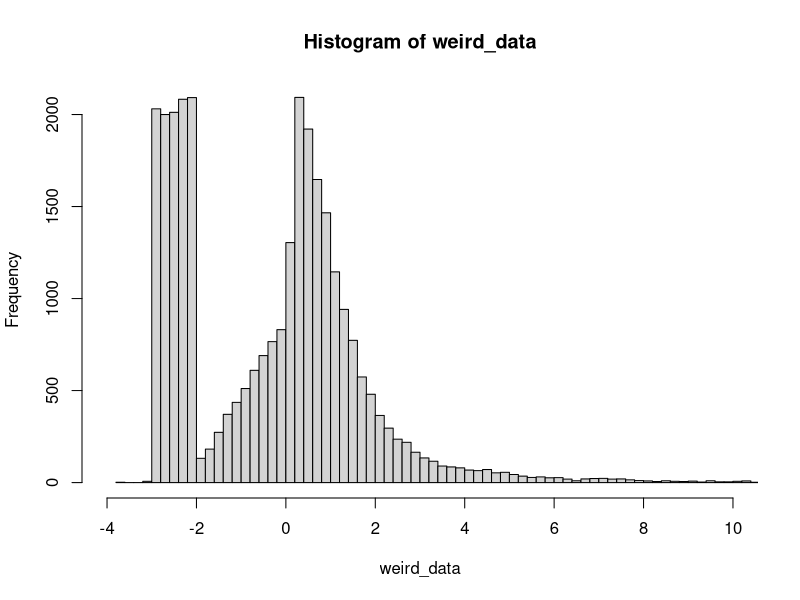
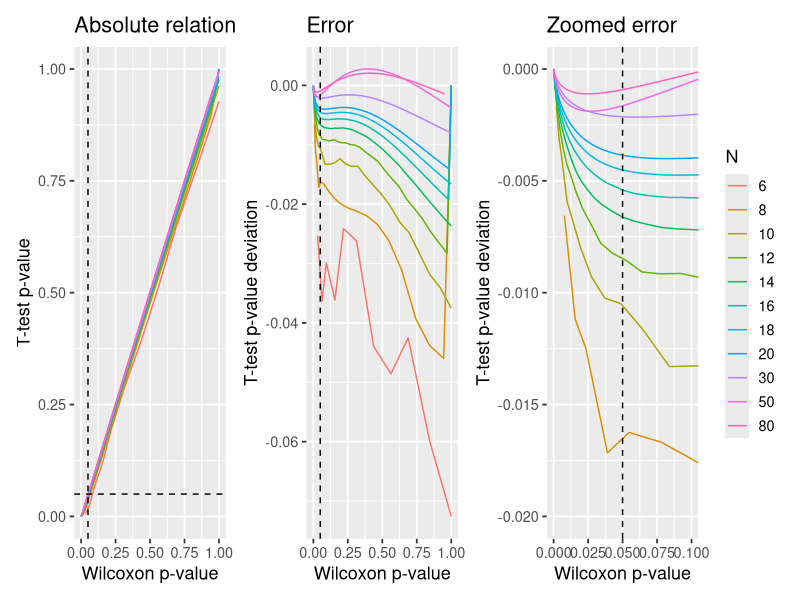

Source code (R) for these figures, in order:
## ---- chunk 1
weird_data = c(rnorm(10000), exp(rnorm(10000)), runif(10000, min=-3, max=-2))
hist(weird_data, breaks=200, xlim=c(-4, 10))
## ---- chunk 2
x = sample(weird_data, 50)  # Pick out a few values to get reasonable p-values
signed_ranks = sign(x) * rank(abs(x))
p_wilcox = wilcox.test(x)$p.value
p_ttest = t.test(signed_ranks)$p.value
rbind(p_wilcox, p_ttest)  # Print in rows
## ---- chunk 3
library(tidyverse)
signed_rank = function(x) sign(x) * rank(abs(x))

# Parameters
Ns = c(seq(from=6, to=20, by=2), 30, 50, 80)
mus = c(0, 1, 2)  # Means
PERMUTATIONS = 1:200

# Run it
D = expand.grid(set=PERMUTATIONS, mu=mus, N=Ns) %>%
  mutate(
    # Generate data
    data = map2(mu, N, function(mu, N) mu + sample(weird_data, N)),
    
    # Run tests
    wilcox_raw = map(data, ~ wilcox.test(.x)),
    ttest_raw = map(data, ~ t.test(signed_rank(.x))),
    
    # Tidy it up
    wilcox = map(wilcox_raw, broom::tidy),
    ttest = map(ttest_raw, broom::tidy)
  ) %>%
  
  # Get as columns instead of lists; then remove "old" columns
  unnest(wilcox, ttest, .sep='_')

head(D)
## ---- chunk 4
D$N = factor(D$N)  # Make N a factor for prettier plotting

library(ggplot2)
library(patchwork)

# A straight-up comparison of the p-values
p_relative = ggplot(D, aes(x=wilcox_p.value, y=ttest_p.value, color=N)) + 
  geom_line() + 
  geom_vline(xintercept=0.05, lty=2) +
  geom_hline(yintercept=0.05, lty=2) +
  
  labs(title='Absolute relation', x = 'Wilcoxon p-value', y = 'T-test p-value') + 
  #coord_cartesian(xlim=c(0, 0.10), ylim=c(0, 0.11)) + 
  theme_gray(13) + 
  guides(color=FALSE)

# Looking at the difference (error) between p-values
p_error_all = ggplot(D, aes(x=wilcox_p.value, y=ttest_p.value-wilcox_p.value, color=N)) + 
  geom_line() + 
  geom_vline(xintercept=0.05, lty=2) +
  
  labs(title='Error', x = 'Wilcoxon p-value', y = 'T-test p-value deviation') + 
  theme_gray(13) + 
  guides(color=FALSE)

# Same, but zoomed in around p=0.05
p_error_zoom = ggplot(D, aes(x=wilcox_p.value, y=ttest_p.value-wilcox_p.value, color=N)) + 
  geom_line() + 
  geom_vline(xintercept=0.05, lty=2) +
  
  labs(title='Zoomed error', x = 'Wilcoxon p-value', y = 'T-test p-value deviation') + 
  coord_cartesian(xlim=c(0, 0.10), ylim=c(-0.020, 0.000)) + 
  theme_gray(13)

# Show it. Patchwork is your friend!
p_relative + p_error_all + p_error_zoom
